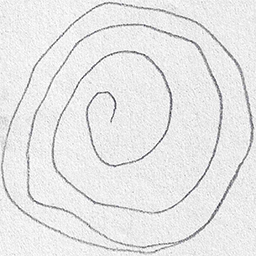
#> input picture spiral-classifier/datasets/Spiral_DataSet1_relabelled/parkinsons/V15PE03.png, 256 x 256 px, found by its file name
$ jupyter execute --allow-errors unravel_spirals.ipynb
#> lines starting #> are read from the running program, lines starting #| are printed output that depends on the picture; after the words box and inside, x2 and y2 are one past the last pixel; in counts of white or black regions, pixels touching at a corner belong together
### spiral-classifier/code_files/archSpiral.py
# *******************************
# FILE DESCRIPTION

# This file contains various functions to perform spiral manipulation (i.e. thinning, unravelling, etc.)
# Functions in this file are:
#   - generateIdealSpiral --> creates an ideal spiral from the archimedean spiral math model
#   - skeletonize_imgs    --> performs skeletonization via binarization threshold
#   - unravelSpiral       --> takes skeletonized images as input finds the center starting point
#   - calcDist_to_center  --> takes skeletonized image as input and the starting point calculated from 'unravelSpiral'
#                             and unravels the spiral where the x-axis would be sample points and the y-axis is
#                             R, or distance to the center
# *******************************
#!/usr/bin/python

# import libraries
import numpy as np
import matplotlib.pyplot as plt
import PIL
import cv2

from skimage.morphology import medial_axis, skeletonize

# generate the ideal archimedean spiral
# [43 lines left out: functions generateIdealSpiral, skeletonize_imgs, not called in this run]
# ----------------------------------------------------------------------------------

# define a function to unravel the spiral
def unravelSpiral(skel_img): # not using obj detection
    # find a first point on the spiral
    notOnSpiral = True

    halfpt = int(np.shape(skel_img)[0] / 2) # go halfway down the image, and iterate over until hit the spiral
    for i in range(len(skel_img)):
        if skel_img[halfpt][i] == 255:
            c = [halfpt, i]
            break


    row = c[0]
    col = c[1]
    # [6 lines of commented-out code are left out]

    onSpiral = [row, col]
    # ----------------------
    # find the starting point of the spiral
    notAtStart = True
    checkRight = True
    row = onSpiral[0]
    col = onSpiral[1]
    prevRow = 0
    prevCol = 0
    while notAtStart:
        # print('Current RowCol: ', [row, col])

        # check the top row (L to R)
        if (skel_img[row-1][col-1] == 255) & ([row-1,col-1] != [prevRow, prevCol]):
            prevRow = row
            prevCol = col
            row = row-1
            col = col-1
        elif (skel_img[row-1][col] == 255) & ([row-1,col] != [prevRow, prevCol]):
            prevRow = row
            prevCol = col
            row = row-1
            col = col
        elif (skel_img[row-1][col+1] == 255) & ([row-1,col+1] != [prevRow, prevCol]):
            prevRow = row
            prevCol = col
            row = row-1
            col = col+1

        # check to the right (R to BR)
        elif (skel_img[row][col+1] == 255) & ([row,col+1] != [prevRow, prevCol]):
            prevRow = row
            prevCol = col
            row = row
            col = col+1
        elif (skel_img[row+1][col+1] == 255) & ([row+1,col+1] != [prevRow, prevCol]):
            prevRow = row
            prevCol = col
            row = row+1
            col = col+1

        # check below (R to L)
        elif (skel_img[row+1][col] == 255) & ([row+1,col] != [prevRow, prevCol]):
            prevRow = row
            prevCol = col
            row = row+1
            col = col
        elif (skel_img[row+1][col-1] == 255) & ([row+1,col-1] != [prevRow, prevCol]):
            prevRow = row
            prevCol = col
            row = row+1
            col = col-1

        # check to the left
        elif (skel_img[row][col-1] == 255) & ([row,col-1] != [prevRow, prevCol]):
            prevRow = row
            prevCol = col
            row = row
            col = col-1

        # if none of the above, it is the end point
        else:
            notAtStart = False

    startPt = np.array([row,col])
    # print('Center Point: ', startPt)
    # ----------------------

    # # ----------------------
    # xy_coords = np.argwhere(skel_img == 255)
    # distance_to_center = []

    # # compute the distances to the starting point of the spiral
    # for i in range(len(xy_coords)):

    #     # calculate euclidean distance
    #     dist = np.sqrt((xy_coords[i][0] - startPt[0])**2 + (xy_coords[i][1] - startPt[1])**2)
    #     distance_to_center.append(dist)
    # # ----------------------
    # test = np.sort(distance_to_center)

    return startPt #test

# ----------------------------------------------------------------------------------
# [85 lines left out: function calcDist_to_center, not called in this run]


### spiral-classifier/unravel_spirals.ipynb
# <center>Unravel Spirals<center>

- First part of the "Skeletonize section" allows you to just run one image at a time to see the output and play around with the thresholding, blurring, and dilation/erosion parameters.
- The second part combines those cells into one in a for loop that you can run to skeletonize all images in a folder

--------
Process to unravel spirals:
 - Take image as input, and skeletonize
 - Clean up the skeleton (no gaps or branches)
 - Unravel the skeleton
    - Account for cross over

**10/28/22 - as of now, this file only skeletonizes the images**

[cell 1]
# import libraries
import numpy as np
import matplotlib.pyplot as plt
import cv2
import os

from skimage.morphology import skeletonize, thin
from scipy import ndimage

## <center> Step 1: Skeletonize<center>

[cell 2]
# load image
dir = os.getcwd()
imgPath = dir + '/datasets/folador_skeletonize/_archive/V15PE03.png'
img = cv2.imread(imgPath, 1)
#> img is the input picture: shape (256, 256, 3); mean B, G, R 230.7, 230.6, 230.6
img = cv2.resize(img, (1000, 1000))
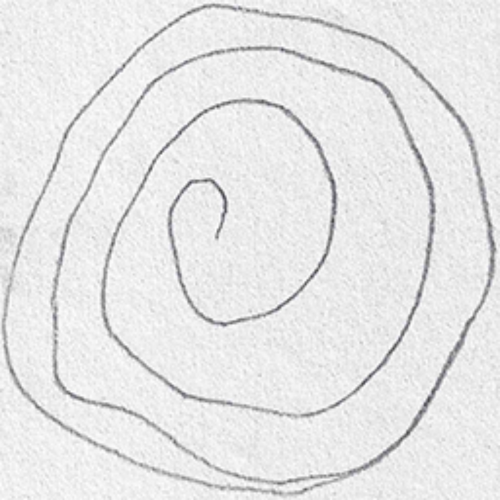
#> img: shape (1000, 1000, 3) (shown at 1/2 size); mean B, G, R 230.6, 230.5, 230.5

[cell 3]
# ----- CONVERT TO BINARY IMAGE -----
# convert the image to grayscale
img_gray = cv2.cvtColor(img, cv2.COLOR_BGR2GRAY)
# img_gray = cv2.blur(img_gray, (7, 7))
# img_gray = cv2.medianBlur(img_gray, 9)

nx = np.shape(img_gray)[0]
ny = np.shape(img_gray)[1]

# use otsu's method to binarize
# _, img_bin = cv2.threshold(img_gray, 0, 255, cv2.THRESH_OTSU)
thresh = np.mean(img_gray)
#> thresh = 230.5
error = 255 - thresh
#> error = 24.48
thresh = thresh - error
#> thresh = 206

# binarize the image
_, img_bin = cv2.threshold(img_gray, thresh, 255, cv2.THRESH_BINARY)
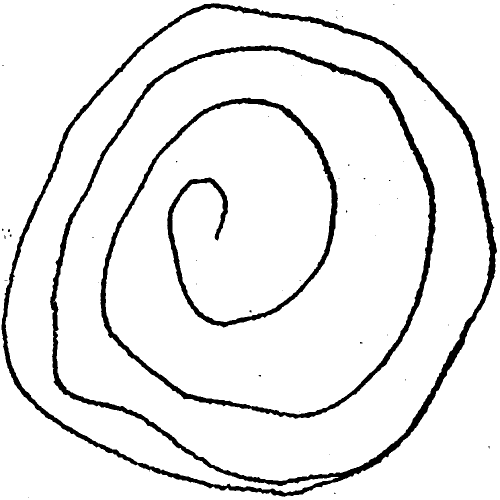
#> img_bin: shape (1000, 1000) (shown at 1/2 size); 92.5% white; 44 black regions (42 under 20 px), largest, box (x1, y1, x2, y2) and area: (3, 6, 994, 994) 75173, (16, 458, 20, 464) 20

img_bin_blurred = ndimage.median_filter(img_bin, size=4)
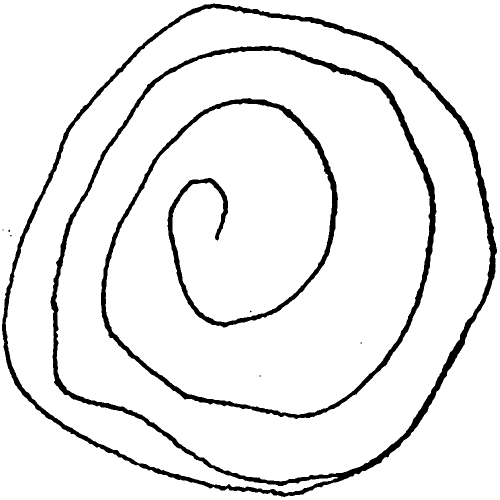
#> img_bin_blurred: shape (1000, 1000) (shown at 1/2 size); 92.7% white; 7 black regions (6 under 20 px), largest, box (x1, y1, x2, y2) and area: (4, 7, 994, 994) 72654
# img_bin_blurred = cv2.blur(img_bin_blurred, (9,9))
# img_bin_blurred = cv2.medianBlur(img_bin_blurred, 9)


fig, ax = plt.subplots(1,2,figsize=(15,20))
ax[0].matshow(img_gray, cmap='gray')
ax[1].matshow(img_bin_blurred, cmap='gray')
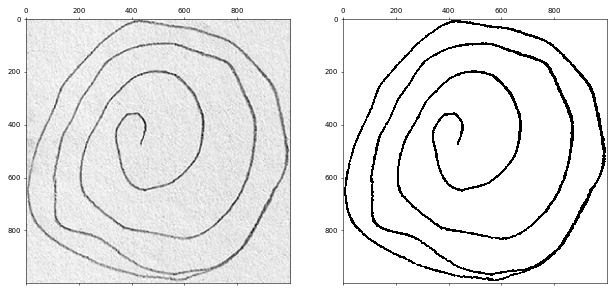
#> figure drawn by matplotlib, 2 panels

[cell 4]
# ----- THIN TO ONE-PIXEL WIDTH -----
# dilate
size1 = 1
size2 = 4
element1 = cv2.getStructuringElement(shape=cv2.MORPH_RECT, ksize=(2*size1+1,2*size1+1), anchor=(size1,size1))
element2 = cv2.getStructuringElement(shape=cv2.MORPH_RECT, ksize=(2*size2+1,2*size2+1), anchor=(size2,size2))

img_morph = cv2.erode(img_bin_blurred, element1)
img_morph = cv2.blur(img_morph, (5,5))
img_morph = cv2.medianBlur(img_morph, 9)

# _, img_bin_blurred = cv2.threshold(img_morph, 0, 255, cv2.THRESH_BINARY)
# img_morph = img_bin_blurred
for y in range(ny):
    for x in range(nx):
        if img_morph[x][y] != 255:
            img_morph[x][y] = 0
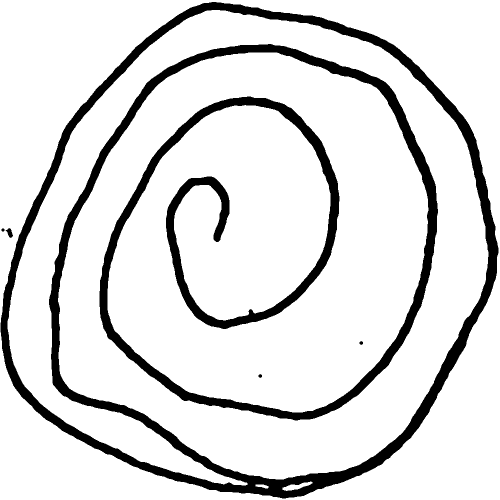
#> img_morph: shape (1000, 1000) (shown at 1/2 size); 86.6% white; 5 black regions, box (x1, y1, x2, y2) and area: (1, 4, 997, 997) 133452, (11, 456, 26, 476) 154, (719, 682, 726, 690) 40, (517, 748, 524, 756) 40, (3, 457, 9, 463) 32

# img_morph = cv2.dilate(img_morph, element2)
# img_morph = cv2.dilate(img_morph, element2)


img_morph = cv2.blur(img_morph, (5,5))
img_morph = cv2.medianBlur(img_morph, 11)

img_bin_norm = img_morph / 255
img_bin_norm = 1 - img_bin_norm
thinned = thin(img_bin_norm, max_num_iter=250) * 255
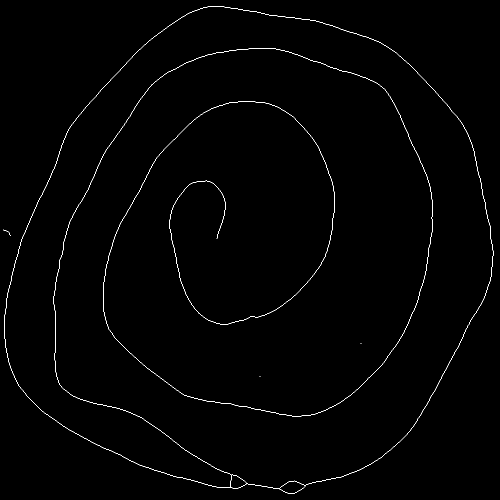
#> thinned: shape (1000, 1000) int64 (shown at 1/2 size); 0.7% white in thin lines or dots


fig, ax = plt.subplots(1,3,figsize=(25,30))
ax[0].matshow(img_bin_blurred, cmap='gray')
ax[1].matshow(img_morph, cmap='gray')
ax[2].matshow(thinned, cmap='gray')

cv2.imwrite('thinned.jpg', thinned) # save image
#> Out = True

### <center>Skeletonize all images in folder<center>

This next code cell combines the code above into a for loop to skeletonize all images in a folder

[cell 5]
dir = os.getcwd()
folderPath = dir + '/spiral-classifier/datasets/folador_skeletonize/'

#> (the rest of this cell did not finish here and is left out)

## <center>Manually remove small branches<center>

[cell 6]
dir = os.getcwd()
imgPath = dir + '/datasets/folador_skeletonize/skeletons/skel_V13PE03.png'
img = cv2.imread(imgPath, 1)
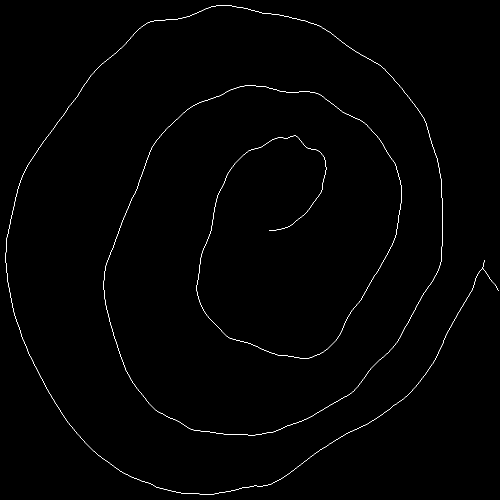
#> input picture spiral-classifier/datasets/folador_skeletonize/_archive/skel_V13PE03.png, 1000 x 1000 px, found by its file name (shown at 1/2 size)
#> img is the input picture: shape (1000, 1000, 3); 0.57% white in thin lines or dots
img = cv2.cvtColor(img, cv2.COLOR_BGR2GRAY)

plt.figure(figsize=(15,15))
plt.matshow(img, fignum=1)

print('edit img')

[cell 7]
from code_files.archSpiral import unravelSpiral

# find the center of the image
c = unravelSpiral(img)
#> the loop in unravelSpiral, `for i in range(len(skel_img)):` made 13 passes
#> c on pass 13: [500, 12]
#> in unravelSpiral, `row = c[0]`: row = 500
#> in unravelSpiral, `col = c[1]`: col = 12
#> in unravelSpiral, `onSpiral = [row, col]`: onSpiral = [500, 12]
#> the loop in unravelSpiral, `while notAtStart: # print('Current RowCol: ', [row, col])` made 4312 passes
#> (prevRow, prevCol, row, col) on passes 1 to 4: (500, 12, 499, 12), (499, 12, 498, 12), (498, 12, 497, 12), (497, 12, 496, 12)
#> after the loop in unravelSpiral, `while notAtStart:`: col = 538; prevCol = 539; prevRow = 461
#> in unravelSpiral, `startPt = np.array([row,col])`: startPt = [461, 538]
#> c = [461, 538]

[cell 8]
def findConnectingPixels(x,y, spiralPixels, hereToo):
    connectedPixels = []

    # check the top row (R to L)
    if (img[x-1][y+1] == 255) & ([x-1,y+1] not in spiralPixels) & ([x-1,y+1] not in hereToo):
        connectedPixels.append([x-1,y+1])
    if (img[x-1][y] == 255) & ([x-1,y] not in spiralPixels) & ([x-1,y] not in hereToo):
        connectedPixels.append([x-1,y])
    if (img[x-1][y-1] == 255) & ([x-1,y-1] not in spiralPixels) & ([x-1,y-1] not in hereToo):
        connectedPixels.append([x-1,y-1])

    # check to the left (L to BL)
    if (img[x][y-1] == 255) & ([x,y-1] not in spiralPixels) & ([x,y-1] not in hereToo):
        connectedPixels.append([x,y-1])
    if (img[x+1][y-1] == 255) & ([x+1,y-1] not in spiralPixels) & ([x+1,y-1] not in hereToo):
        connectedPixels.append([x+1,y-1])

    # check below (B to BR)
    if (img[x+1][y] == 255) & ([x+1,y] not in spiralPixels) & ([x+1,y] not in hereToo):
        connectedPixels.append([x+1,y])
    if (img[x+1][y+1] == 255) & ([x+1,y+1] not in spiralPixels) & ([x+1,y+1] not in hereToo):
        connectedPixels.append([x+1,y+1])

    # check to the right
    if (img[x][y+1] == 255) & ([x,y+1] not in spiralPixels) & ([x,y+1] not in hereToo):
        connectedPixels.append([x,y+1])

    return connectedPixels

[cell 9]
# remove small branches from the spiral
atEnd1 = False; atEnd2 = False
branch1 = []
branch2 = []
pixels2remove = []
spiralPixels = []

x = c[0]
#> x = 461
y = c[1]
#> y = 538
prevx = 0
prevy = 0
while not (atEnd1 & atEnd2):

    spiralPixels.append([x,y])

    # ---------------------------
    # Starting with the calculated center point, store the pixel locations of all connected pixels
    # Do not include the previous center pixel value
    # ---------------------------
    connectedPixels = findConnectingPixels(x,y, spiralPixels,[])


    # ---------------------------
    # if there are two connected pixels, then a junction has been reached
    # need to follow the path of each branch and store the pixel locations of the pixels in each branch
    # then compare the lengths of the branches, and push the shorter branch pixel locations to be zero
    # ---------------------------
    if len(connectedPixels) == 0: # the end of the spiral has been reached
        print('No branches to remove')
        atEnd2=True; atEnd1=True
    elif len(connectedPixels) == 1: # if there is only one connected pixel, update the center value and continue
        # update the center pixel value
        prevx = x; prevy = y

        x = connectedPixels[0][0]
        y = connectedPixels[0][1]
        connectedPixels = []
    else: # two pixel values means a junction has occured and there is a small branch that needs to be removed
        print('REACHED A JUNCTION')
        print("center location: ", [x,y])

        # update the center pixel value
        prevx = x; prevy = y

        # if one of the branches come to an end point, set this to true
        # if both branches are true when done, then remove the shortest,
        # and the end of the spiral has been reached, so need to break
        # the outer while loop
        branch1Ends = False
        branch2Ends = False

        # follow the path of the first branch
        # store the pixel locations of that branch
        notAtEnd = True
        b1x = connectedPixels[0][0]; b1y = connectedPixels[0][1]
        b1_prevx = prevx; b1_prevy = prevy
        branch1 = []
        branch1.append([b1x, b1y])
        while notAtEnd:
            # print('pause in branch 1 computation')
            connectedPixels_b1 = findConnectingPixels(b1x, b1y, spiralPixels, connectedPixels)
            spiralPixels.append([b1x, b1y])
            b1_prevx = b1x; b1_prevy = b1y
            if len(connectedPixels_b1) == 1:
                b1x = connectedPixels_b1[0][0]
                b1y = connectedPixels_b1[0][1]
                branch1.append([b1x, b1y])
                connectedPixels_b1 = []
            else:
                if len(connectedPixels_b1) == 0:
                    branch1Ends = True
                # branch1.append([b1x, b1y])

                notAtEnd = False

        print('done branch1 calculation')

        # follow the path of the second branch
        # store the pixel values for that location
        notAtEnd = True
        b2x = connectedPixels[1][0]; b2y = connectedPixels[1][1]
        b2_prevx = prevx; b2_prevy = prevy
        branch2 = []
        branch2.append([b2x, b2y])
        while notAtEnd:
            # print('pause in branch 2 computation')
            connectedPixels_b2 = findConnectingPixels(b2x, b2y, spiralPixels, connectedPixels)
            spiralPixels.append([b2x, b2y])
            b2_prevx = b2x; b2_prevy = b2y
            if len(connectedPixels_b2) == 1:
                b2x = connectedPixels_b2[0][0]
                b2y = connectedPixels_b2[0][1]
                branch2.append([b2x, b2y])
                connectedPixels_b2 = []
            else:
                if len(connectedPixels_b2) == 0:
                    branch2Ends = True
                # branch2.append([b2x, b2y])
                notAtEnd = False

        print('done branch2 calculation')

        # compare the lengths and remove the pixels of the shorter branch
        # update the x and y coordinates to continue iterating
        if len(branch1) > len(branch2):
            pixels2remove.append(branch2)
            x = b1x; y = b1y
            # update the center pixel value
            prevx = branch1[::-1][1][0]; prevy = branch1[::-1][1][1]
        else:
            pixels2remove.append(branch1)
            x = b2x; y = b2y
            prevx = branch2[::-1][1][0]; prevy = branch2[::-1][1][1]
#> this loop made 5597 passes
#> x on passes 1 to 4: 461, 461, 461, 461

    # print('pause')

# remove the branch pixels and create pruned image
# iterate through all the pixels in pixels2remove, and set them to 0 in the img
print('removing branches')

numBranches = len(pixels2remove)
for branch in range(numBranches):
    numPixels = len(pixels2remove[branch])
    for pixels in range(numPixels):
        xval = pixels2remove[branch][pixels][0]
        yval = pixels2remove[branch][pixels][1]
        img[xval][yval] = 0

cv2.imshow('img', img)
cv2.waitKey()

[cell 10]
cv2.imwrite(imgPath, img)
#> Out = True

[cell 11]
# unravel the spiral
# need to account for branches though
# if a junction has been reached with two attached points, first go left
#   continue to iterate until an end point or another junction has been reached
#   once another junction has been reached, return to the previous junctions and iterate the other way
#   again, continue until another junction has been reached
#       while iterating, store the pixel locations
#       compare the lengths, and all pixel locations of the shorter branch to zero
dist_to_center = []
# find the starting point of the spiral
notAtEnd = True
row = c[0]
col = c[1]
prevRow = 0
prevCol = 0

pixelLoc = []
while notAtEnd: # iterate around CCW
    # print('Current RowCol: ', [row, col])

    # check the top row (R to L)
    if (img[row-1][col+1] == 255) & ([row-1,col+1] != [prevRow, prevCol]):
        pixelLoc.append('TR')
    if (img[row-1][col] == 255) & ([row-1,col] != [prevRow, prevCol]):
        pixelLoc.append('T')
    if (img[row-1][col-1] == 255) & ([row-1,col-1] != [prevRow, prevCol]):
        pixelLoc.append('TL')

    # check to the left (L to BL)
    if (img[row][col-1] == 255) & ([row,col-1] != [prevRow, prevCol]):
        pixelLoc.append('L')
    if (img[row+1][col-1] == 255) & ([row+1,col-1] != [prevRow, prevCol]):
        pixelLoc.append('BL')

    # check below (B to BR)
    if (img[row+1][col] == 255) & ([row+1,col] != [prevRow, prevCol]):
        pixelLoc.append('B')
    if (img[row+1][col+1] == 255) & ([row+1,col+1] != [prevRow, prevCol]):
        pixelLoc.append('BR')

    # check to the right
    if (img[row][col+1] == 255) & ([row,col+1] != [prevRow, prevCol]):
        pixelLoc.append('R')

    # if none of the above, it is the end point
    if pixelLoc == []:
        notAtEnd = False

    else:
        # set the prev row and col pixel locations
        prevRow = row
        prevCol = col

        if len(pixelLoc) == 1:
            loc = pixelLoc[0]
        else:
            loc = pixelLoc[1]

        if loc == 'TR':
            row = row-1
            col = col+1
        elif loc == 'T':
            row=row-1
            col=col
        elif loc == 'TL':
            row=row-1
            col=col-1
        elif loc == 'L':
            row=row
            col=col-1
        elif loc == 'BL':
            row=row+1
            col=col-1
        elif loc == 'B':
            row=row+1
            col=col
        elif loc == 'BR':
            row=row+1
            col=col+1
        elif loc == 'R':
            row=row
            col=col+1

    # calculate the distance to the center and store in array
    # row is x, col is y
    dist = np.sqrt((row - c[0])**2 + (col - c[1])**2)
    dist_to_center.append(dist)

    pixelLoc = []

# <center> -- **ARCHIVED CODE** -- <center>

[cell 12]
# ----- SKELETONIZE IMAGE -----

img_gray =  np.squeeze(img_gray)
thresh = np.mean(img_gray)
error = 255 - thresh
thresh = thresh - error

# binarize the image
_, img_bin = cv2.threshold(img_gray, thresh, 255, cv2.THRESH_OTSU)
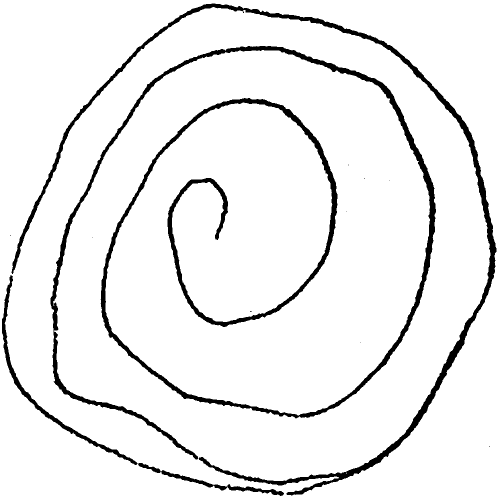
#> img_bin: shape (1000, 1000) (shown at 1/2 size); 93.3% white; 13 black regions (9 under 20 px), largest, box (x1, y1, x2, y2) and area: (101, 92, 872, 919) 38426, (23, 7, 993, 991) 22395, (4, 550, 275, 930) 3893, (276, 926, 568, 992) 2102
img_bin_norm = img_bin / 255
img_bin_norm = 1 - img_bin_norm
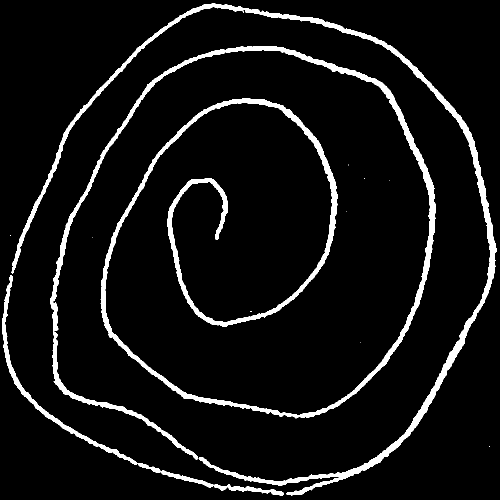
#> img_bin_norm: shape (1000, 1000) float64 (shown at 1/2 size); values 0 (black) and 1 (white), 6.7% white; 13 white regions (9 under 20 px), largest, box (x1, y1, x2, y2) and area: (101, 92, 872, 919) 38426, (23, 7, 993, 991) 22395, (4, 550, 275, 930) 3893, (276, 926, 568, 992) 2102

# remove salt-pepper pixels
nx = np.shape(img_gray)[0]
ny = np.shape(img_gray)[1]
#> (the rest of this cell did not finish here and is left out)

[cell 13]
# perform gaussian blurring, then thin again
blur = cv2.blur(thinned, (3,3))
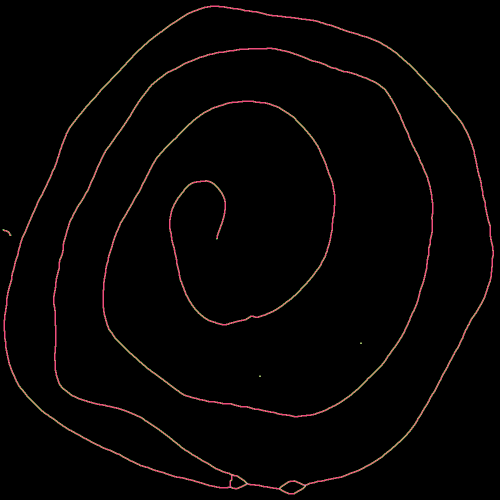
#> blur: shape (1000, 1000) int32 (shown at 1/2 size); 6 distinct labels, from 0 to 142; one colour per label, 0 black
plt.figure(figsize=(10,10))
plt.matshow(blur, fignum=1)
thinned = thin(blur, max_num_iter=200) * 255
plt.figure(figsize=(10,10))
plt.matshow(thinned, cmap='gray', fignum=1)
